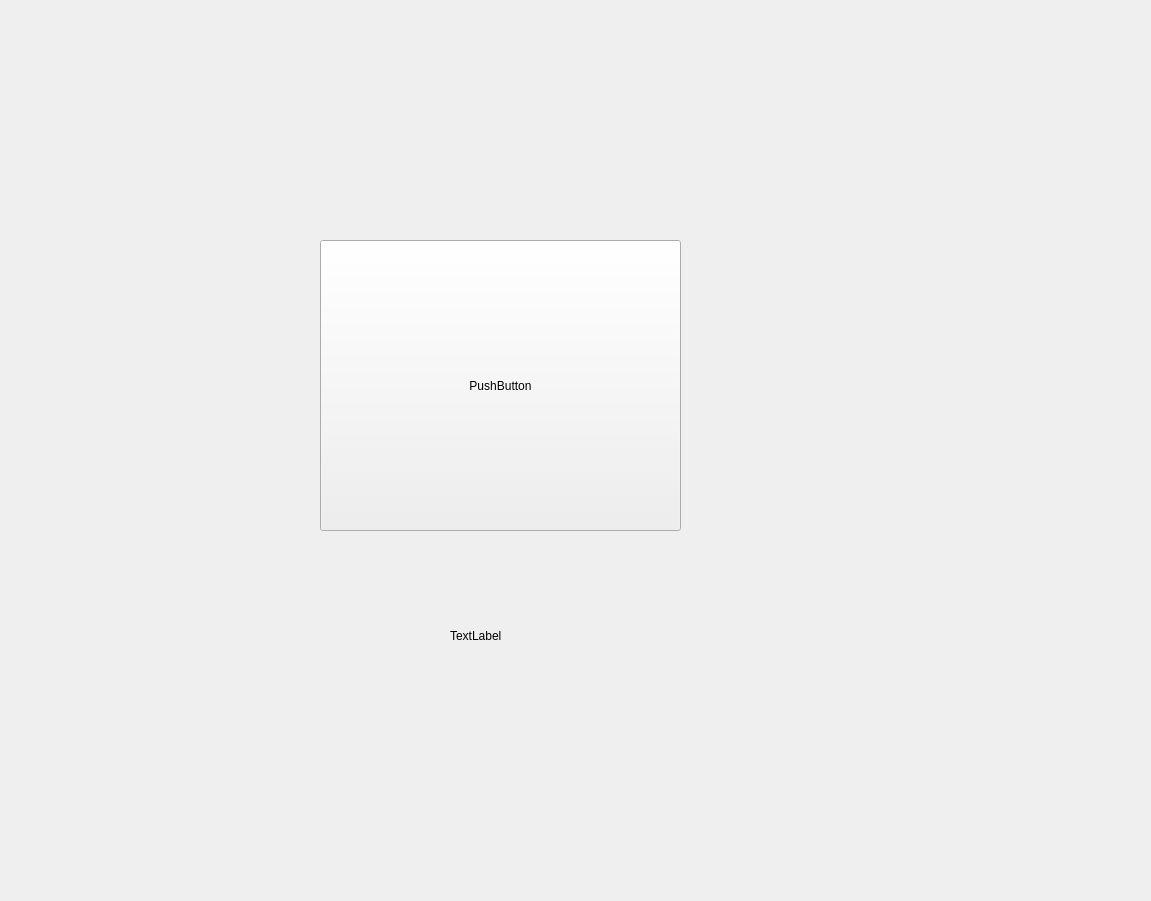
<?xml version="1.0" encoding="UTF-8"?>
<ui version="4.0">
 <class>Form</class>
 <widget class="QWidget" name="Form">
  <property name="geometry">
   <rect>
    <x>0</x>
    <y>0</y>
    <width>1151</width>
    <height>901</height>
   </rect>
  </property>
  <property name="windowTitle">
   <string>Form</string>
  </property>
  <widget class="QPushButton" name="pushButton">
   <property name="geometry">
    <rect>
     <x>320</x>
     <y>240</y>
     <width>361</width>
     <height>291</height>
    </rect>
   </property>
   <property name="text">
    <string>PushButton</string>
   </property>
  </widget>
  <widget class="QLabel" name="R">
   <property name="geometry">
    <rect>
     <x>450</x>
     <y>590</y>
     <width>361</width>
     <height>91</height>
    </rect>
   </property>
   <property name="text">
    <string>TextLabel</string>
   </property>
  </widget>
 </widget>
 <resources/>
 <connections/>
</ui>
